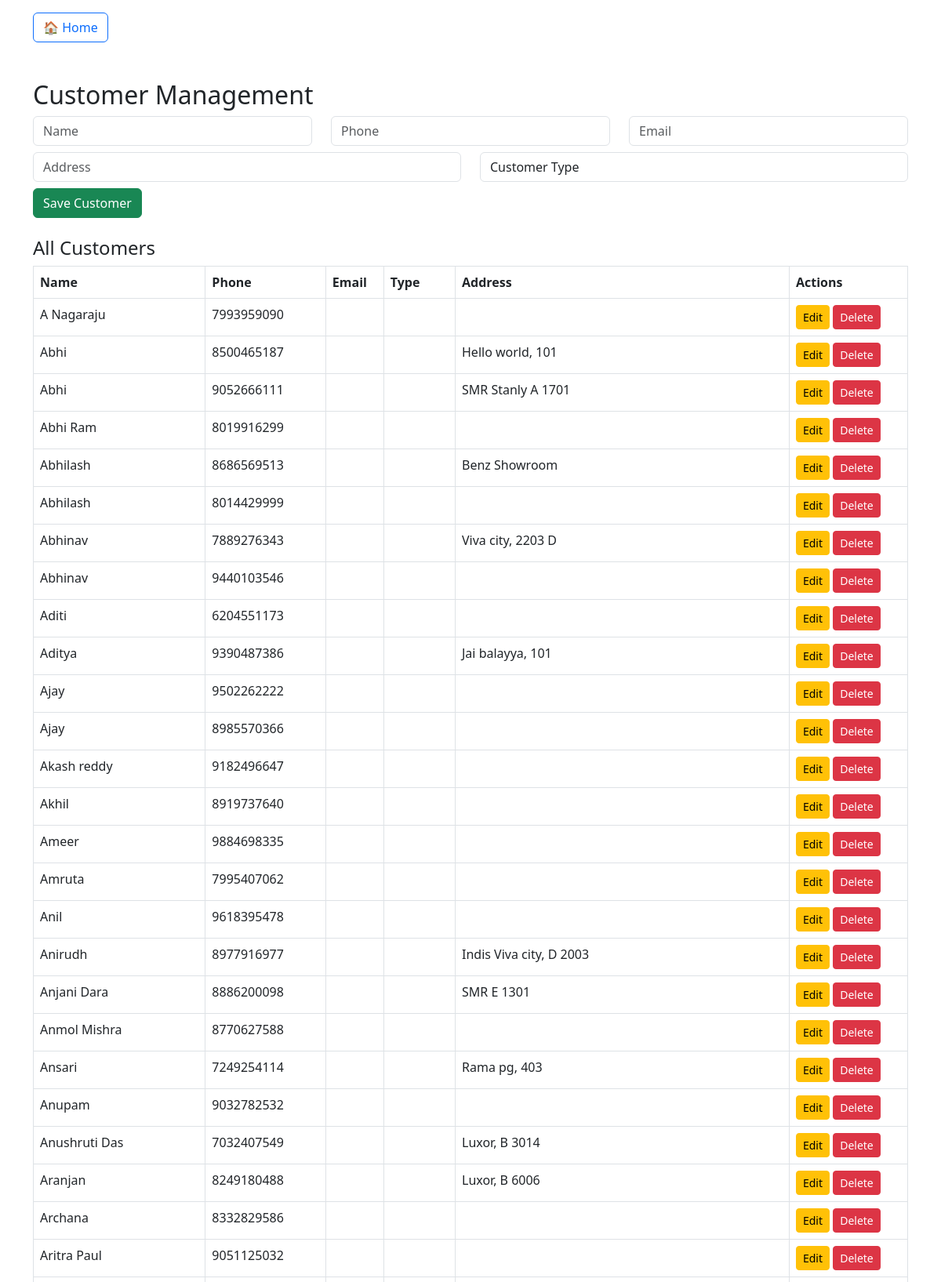
Screenshot of /customers (signed in, upper part) with the database file from the repository.
### tables this page shows
CREATE TABLE customers (
    id INTEGER PRIMARY KEY AUTOINCREMENT,
    name TEXT NOT NULL,
    phone TEXT NOT NULL UNIQUE,
    email_address TEXT,
    address TEXT,
    customer_type TEXT
);

### app.py (the view, shortened to what this page needs)
@app.route("/customers", methods=["GET", "POST"])
@login_required
def customers():
    with get_db_connection() as conn:
        cursor = conn.cursor()
        if request.args.get("edit"):
            edit_id = request.args.get("edit")
            customer = conn.execute("SELECT * FROM customers WHERE id = ?", (edit_id,)).fetchone()
        else:
            customer = None
        if request.args.get("delete"):
            del_id = request.args.get("delete")
            conn.execute("DELETE FROM customers WHERE id = ?", (del_id,))
            conn.commit()
            return redirect("/customers")
        customers = conn.execute("SELECT * FROM customers ORDER BY name").fetchall()
    return render_template("customers.html", customers=customers, edit_customer=customer)

### app.py (called while the page is built)
def login_required(f):
    @wraps(f)
    def decorated_function(*args, **kwargs):
        if 'user' not in session:
            return redirect(url_for('login'))
        return f(*args, **kwargs)
    return decorated_function

def get_db_connection():
    conn = sqlite3.connect(DB_PATH)
    conn.row_factory = sqlite3.Row
    return conn

### templates/customers.html (shortened to what this page needs)
<!DOCTYPE html>
<html>
<head>
    <link rel="stylesheet" href="https://cdn.jsdelivr.net/npm/bootstrap@5.3.0/dist/css/bootstrap.min.css">
</head>
<body>
<div class="container mt-3">
    <a href="/" class="btn btn-outline-primary">🏠 Home</a>
</div>
<div class="container mt-5">
    <h2>Customer Management</h2>
    <form method="POST" class="mb-4">
        <div class="row mb-2">
            <div class="col">
                <input type="text" name="name" class="form-control" placeholder="Name" required value="{{ edit_customer.name if edit_customer else '' }}">
            </div>
            <div class="col">
                <input type="text" name="phone" class="form-control" placeholder="Phone" required value="{{ edit_customer.phone if edit_customer else '' }}">
            </div>
            <div class="col">
                <input type="email" name="email_address" class="form-control" placeholder="Email" value="{{ edit_customer.email_address if edit_customer else ' ' }}">
            </div>
        </div>
        <div class="row mb-2">
            <div class="col">
                <input type="text" name="address" class="form-control" placeholder="Address" value="{{ edit_customer.address if edit_customer else '' }}">
            </div>
            <div class="col">
                <select name="customer_type" class="form-control">
                    <option value="">Customer Type</option>
                </select>
            </div>
        </div>
        <button type="submit" class="btn btn-success">Save Customer</button>
    </form>
    <h4>All Customers</h4>
    <table class="table table-bordered">
        <thead>
            <tr>
                <th>Name</th>
                <th>Phone</th>
                <th>Email</th>
                <th>Type</th>
                <th>Address</th>
                <th>Actions</th>
            </tr>
        </thead>
        <tbody>
            {% for cust in customers %}
            <tr>
                <td>{{ cust.name }}</td>
                <td>{{ cust.phone }}</td>
                <td>{{ cust.email_address or '' }}</td>
                <td>{{ cust.customer_type or '' }}</td>
                <td>{{ cust.address or '' }}</td>
                <td>
                    <a href="/customers?edit={{ cust.id }}" class="btn btn-sm btn-warning">Edit</a>
                    <a href="/customers?delete={{ cust.id }}" class="btn btn-sm btn-danger" onclick="return confirm('Delete this customer?')">Delete</a>
                </td>
            </tr>
            {% endfor %}
        </tbody>
    </table>
</div>
</body>
</html>

### rows the page displays
customers: name "A Nagaraju", phone "7993959090"
customers: name "Abhi", phone "8500465187", address "Hello world, 101"
customers: name "Abhi", phone "9052666111", address "SMR Stanly A 1701"
customers: name "Abhi Ram", phone "8019916299"
customers: name "Abhilash", phone "8686569513", address "Benz Showroom"
customers: name "Abhilash", phone "8014429999"
customers: name "Abhinav", phone "7889276343", address "Viva city, 2203 D"
customers: name "Abhinav", phone "9440103546"
customers: name "Aditi", phone "6204551173"
customers: name "Aditya", phone "9390487386", address "Jai balayya, 101"
customers: name "Ajay", phone "9502262222"
customers: name "Ajay", phone "8985570366"
customers: name "Akash reddy", phone "9182496647"
customers: name "Akhil", phone "8919737640"
customers: name "Ameer", phone "9884698335"
customers: name "Amruta", phone "7995407062"
customers: name "Anil", phone "9618395478"
customers: name "Anirudh", phone "8977916977", address "Indis Viva city, D 2003"
customers: name "Anjani Dara", phone "8886200098", address "SMR E 1301"
customers: name "Anmol Mishra", phone "8770627588"
customers: name "Ansari", phone "7249254114", address "Rama pg, 403"
customers: name "Anupam", phone "9032782532"
customers: name "Anushruti Das", phone "7032407549", address "Luxor, B 3014"
customers: name "Aranjan", phone "8249180488", address "Luxor, B 6006"
customers: name "Archana", phone "8332829586"
customers: name "Aritra Paul", phone "9051125032"
